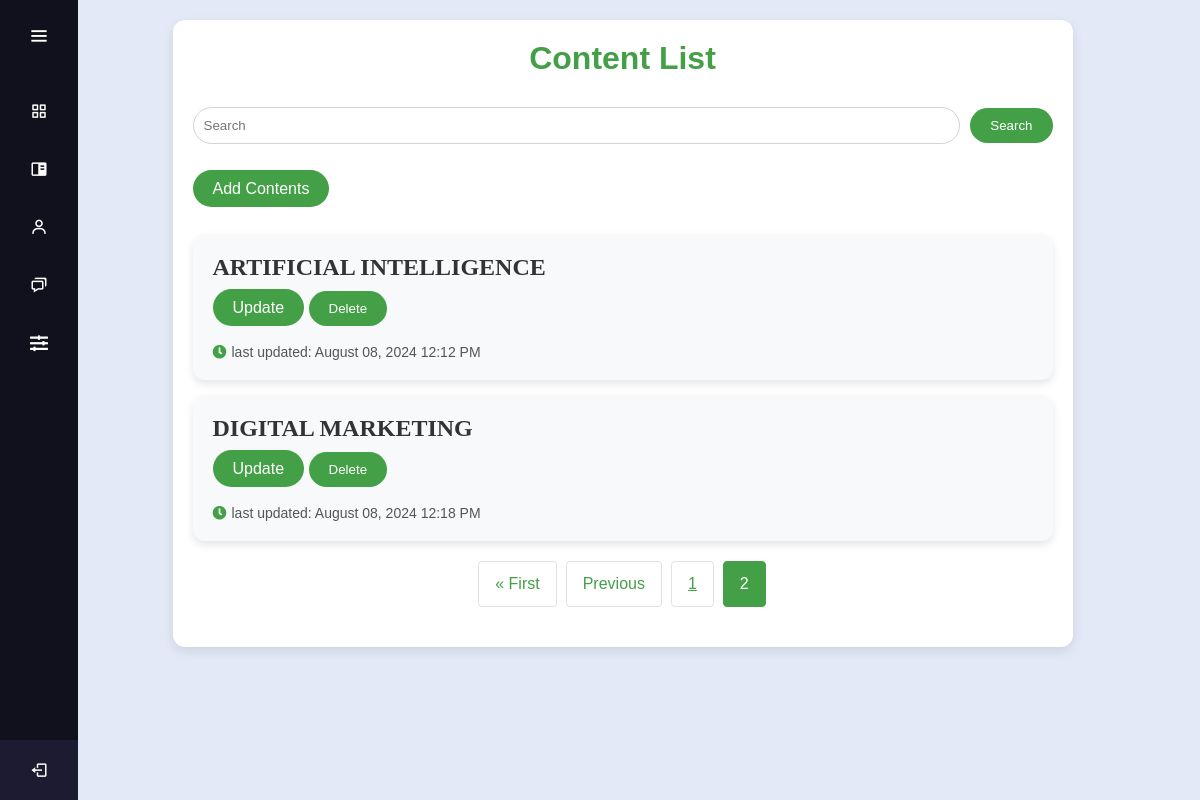
The page /content/?page=2 (signed in) on the database its author committed.
### content/models.py (models this page shows)
class Content(models.Model):
    user = models.ForeignKey(User, on_delete=models.CASCADE)
    title = models.CharField(max_length=200)
    last_updated = models.DateTimeField(default=timezone.now)
    created_at = models.DateTimeField(default=timezone.now)

### content/views.py (the view)
# urls.py: path("content/", views.index, name='index'),
def index(request):
    search_query = request.GET.get('search', '')
    if request.user.is_authenticated:
        if search_query:
            contents = Content.objects.filter(user=request.user, title__icontains=search_query)
        else:
            contents = Content.objects.filter(user=request.user)
    else:
        contents = Content.objects.none()  # Return an empty queryset if the user is not authenticated
    paginator = Paginator(contents, 5)  # Show 5 contents per page
    page_number = request.GET.get('page')
    page_obj = paginator.get_page(page_number)
    return render(request, 'index.html', {'contents': page_obj})

### content/templates/index.html (shortened to what this page needs)
{% load static %}
<!DOCTYPE html>
<html lang="en" dir="ltr">
<head>
    <link rel="stylesheet" href="{% static 'css/styles.css' %}">
    <link href='https://unpkg.com/boxicons@2.0.7/css/boxicons.min.css' rel='stylesheet'>
</head>
<body style="padding-left: 45px;">
    <div class="sidebar">
        {% include 'menu.html' %}
    </div>
    <div>
            <div class="container">
            <h1 class="mt-5">Content List</h1>
            <div class="d-flex justify-content-between my-3">
                <form method="GET" class="form-inline">
                    <input type="text" name="search" class="form-control mr-sm-2" placeholder="Search"
                        value="{{ request.GET.search }}">
                    <button type="submit" class="btn btn-outline-success">Search</button>
                </form><br><br>
                <a href="{% url 'content_create' %}" class="btn btn-primary">Add Contents</a>
            </div><br><br>
            <div class="list-group">
                {% for content in contents %}
                <div class="list-group-item">
                    <h4 class="content-title">
                        <a href="{% url 'content_detail' content.id %}" class="content-title">{{ content.title }}</a>
                    </h4>
                    <div class="mt-3">
                        <a href="{% url 'content_update' content.id %}" class="btn btn-primary">Update</a>
                        <form method="post" action="{% url 'content_delete' content.id %}" style="display:inline;">
                            <button type="submit" class="btn btn-primary">Delete</button>
                        </form><br><br>
                    </div>
                    <div class="last-updated mt-3">
                        <i class="fas fa-clock"></i>
                        last updated: {{ content.last_updated|date:"F d, Y h:i A" }}
                    </div>
                </div>
                {% endfor %}
            </div>
            <nav aria-label="Page navigation">
                <ul class="pagination justify-content-center my-3">
                    {% if contents.has_previous %}
                    <li class="page-item"><a class="page-link" href="?page=1" style="text-decoration: none;">&laquo;
                            First</a></li>
                    <li class="page-item"><a class="page-link" href="?page={{ contents.previous_page_number }}"
                            style="text-decoration: none;">Previous</a></li>
                    {% endif %}
                    {% for i in contents.paginator.page_range %}
                    {% if contents.number == i %}
                    <li class="page-item active"><span class="page-link">{{ i }}</span></li>
                    {% elif i > contents.number|add:'-3' and i < contents.number|add:'3' %} <li class="page-item"><a
                            class="page-link" href="?page={{ i }}">{{ i }}</a></li>
                        {% endif %}
                        {% endfor %}
                </ul>
            </nav>
        </div>
    </div>
</body>
</html>

### content/static/css/styles.css (style rules this page uses)
h1 { margin-bottom: 30px; color: #43A047; text-align: center; font-weight: bold; animation: slideInDown 0.5s ease-out; }
.container { background: #ffffff; padding: 20px; box-shadow: 0 4px 12px rgba(0, 0, 0, 0.1); border-radius: 12px; max-width: 900px; margin: auto; }
.form-inline { display: flex; justify-content: flex-start; align-items: center; gap: 10px; }
.form-inline input { flex: 1; padding: 10px; border-radius: 20px; border: 1px solid #ced4da; transition: all 0.3s ease-in-out; }
.form-inline button { background-color: #43A047; color: #ffffff; border: none; padding: 10px 20px; border-radius: 20px; cursor: pointer; transition: background-color 0.3s ease; }
.btn-primary, .btn-warning, .btn-danger { background-color: #43A047; color: #ffffff; border: none; padding: 10px 20px; border-radius: 20px; cursor: pointer; transition: background-color 0.3s ease; text-decoration: none; }
.list-group-item { background-color: #f8f9fa; margin-bottom: 15px; padding: 20px; border-radius: 12px; box-shadow: 0 4px 8px rgba(0, 0, 0, 0.1); transition: transform 0.3s ease, box-shadow 0.3s ease; }
.list-group-item h4 { margin-bottom: 10px; color: #333; font-weight: bold; transition: color 0.3s ease; }
.pagination { display: flex; flex-wrap: wrap; justify-content: center; padding-left: 0; list-style: none; border-radius: 0.25rem; margin: 20px 0; }
.page-item { margin: 0 5px; }
.page-link { position: relative; display: block; padding: 0.75rem 1rem; margin-left: -1px; line-height: 1.25; color: #43A047; background-color: #fff; border: 1px solid #dee2e6; border-radius: 0.25rem; transition: all 0.3s; animation: slideIn 0.5s; }
.page-item.active .page-link { z-index: 1; color: #fff; background-color: #43A047; border-color: #43A047; }
h4 a { color: black; text-decoration: none; transition: color 0.3s ease; font-size: 22px; font-family: Georgia, 'Times New Roman', Times, serif; font-weight: bold; }
.content-title { font-size: 24px; font-weight: bold; color: #333; text-decoration: none; transition: color 0.3s ease; display: flex; justify-content: space-between; align-items: center; }
.last-updated { font-size: 14px; color: #555; display: flex; align-items: center; }
.last-updated i { margin-right: 5px; color: #43A047; }
* { margin: 0; padding: 0; box-sizing: border-box; font-family: "Poppins" , sans-serif; }
.sidebar { position: fixed; left: 0; top: 0; height: 100%; width: 78px; background: #11101D; padding: 6px 14px; z-index: 99; transition: all 0.5s ease; }

### content/templates/index.html (style rules this page uses)
body { font-family: 'Arial', sans-serif; background-color: #E4E9F7; color: #333; padding-top: 20px; animation: fadeIn 1s ease-in-out; }

### rows shown on the page
Content: title "ARTIFICIAL INTELLIGENCE", last_updated "August 08, 2024 12:12 PM"
Content: title "DIGITAL MARKETING", last_updated "August 08, 2024 12:18 PM"

### other values the page prints
{{ i }} "1"
{{ i }} "2"
